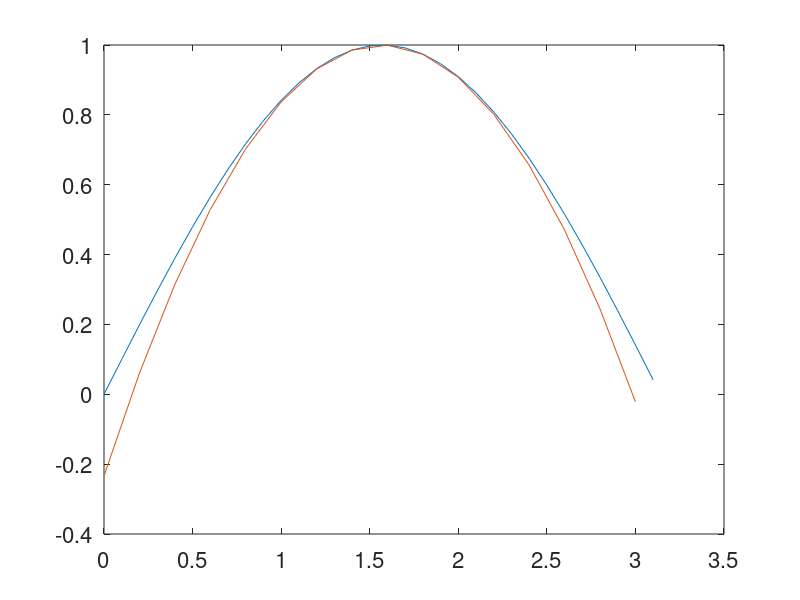

Recreate this plot in MATLAB. (Note: this script raises an error after producing the figure.)
%This code generates a set of data and plots it
t = 0:0.1:pi;
s = 0:0.2:pi;
a = sin(t);
b = 1-1/2*(s-pi/2).^2;
f = figure('DefaultAxesFontSize', 16);
p1 = plot(t,a,'Color',[0 0.4470 0.7410]);
hold on
p2 = plot(s,b,'Color',[0.8500 0.3250 0.0980]);
p = [p1;p2];
lgd = legend(p,'sin(x)','T(x)','Location','S');
set(lgd,'FontSize',16); 
hold off